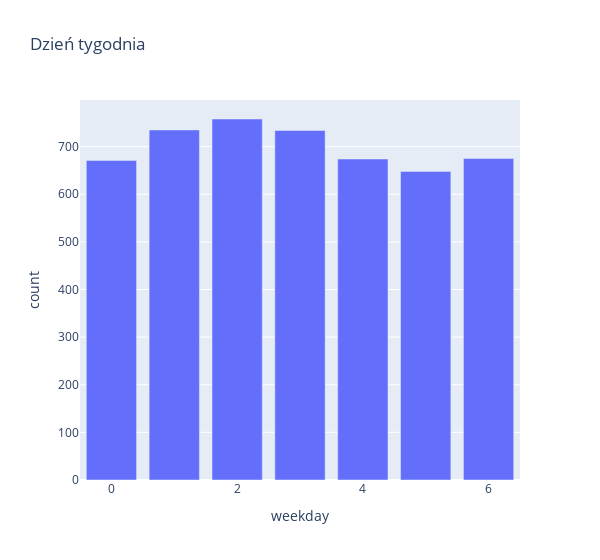

Notebook source saved alongside this figure:
### Code cell
data = df.groupby(['weekday'])['name'].count().reset_index()
data.columns = ['weekday', 'count']

fig = px.bar(
    data, 
    x='weekday', 
    y='count',
    orientation='v', 
    title='Dzień tygodnia', 
    width=600
)

fig.show()

### Figure 1 — Plotly figure (JSON) as saved in the notebook; plotly's stock layout.template omitted (floating-point values rounded to 4 significant figures)
{"data": [{"alignmentgroup": "True", "hovertemplate": "weekday=%{x}<br>count=%{y}<extra></extra>", "legendgroup": "", "marker": {"color": "#636efa"}, "name": "", "offsetgroup": "", "orientation": "v", "showlegend": false, "textposition": "auto", "type": "bar", "x": [0, 1, 2, 3, 4, 5, 6], "xaxis": "x", "y": [671, 735, 758, 734, 674, 648, 675], "yaxis": "y"}], "layout": {"barmode": "relative", "legend": {"tracegroupgap": 0}, "title": {"text": "Dzień tygodnia"}, "width": 600, "xaxis": {"anchor": "y", "domain": [0, 1], "title": {"text": "weekday"}}, "yaxis": {"anchor": "x", "domain": [0, 1], "title": {"text": "count"}}}}
